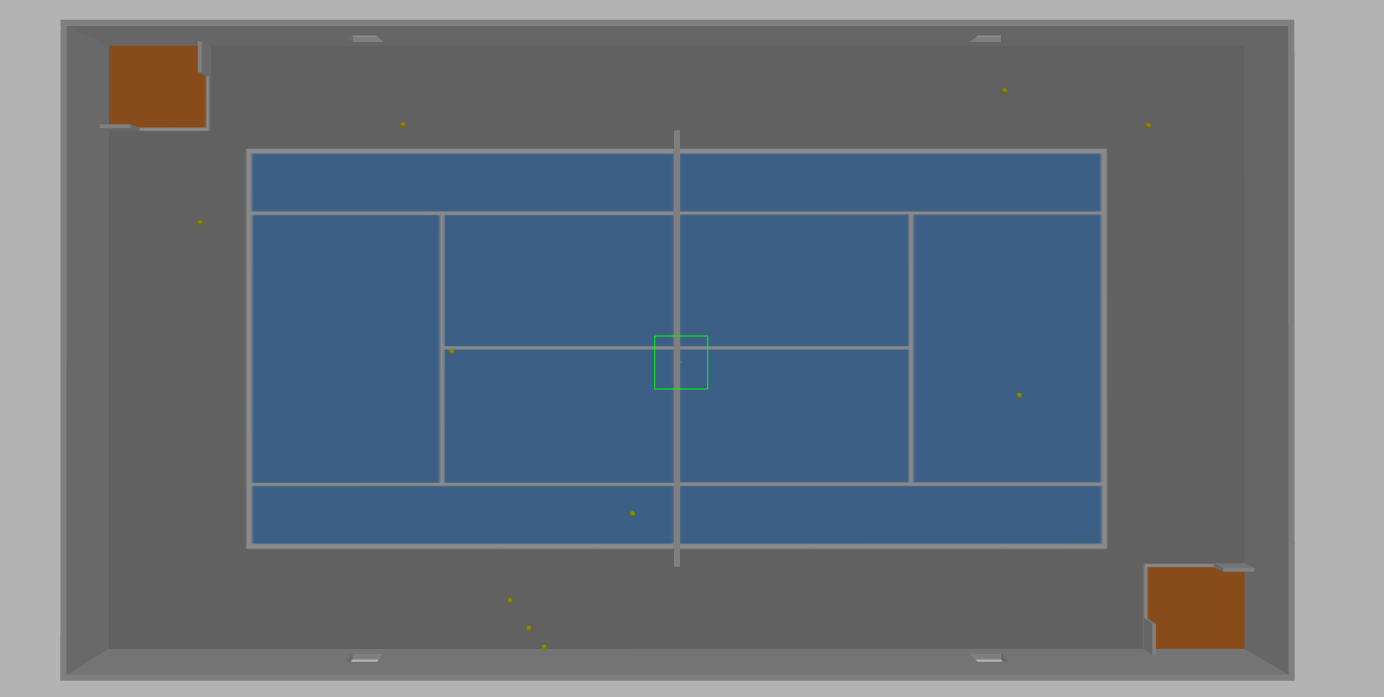
#> input picture ressources/balls.png, 1384 x 697 px
$ python chemin_optimal.py
#> lines starting #> are read from the running program, lines starting #| are printed output that depends on the picture; after the words box and inside, x2 and y2 are one past the last pixel; in counts of white or black regions, pixels touching at a corner belong together
### tennis_ball_detector/tennis_ball_detector/detection.py
import cv2
import imutils

def frame_to_center(x, y, L, H):

	x_c = round((x/(L/2) - 1), 3)

	y_c = round((-y/(H/2) + 1), 3)

	return x_c, y_c

# [19 lines left out: functions frame_back, draw_boxes_from_center_coord, draw_boxes, not called in this run]

def detect(image, rgb_filter):

	"""
	return image filtered and list of objets coordinates and sizes (x,y,w,h)

	"""

	nb_min_points_contours = 3

	mask = cv2.GaussianBlur(image, (3,3), 0)

	mask = cv2.cvtColor(mask, cv2.COLOR_BGR2RGB)

	mask = cv2.inRange(mask, rgb_filter[:3], rgb_filter[3:])

	cnts = cv2.findContours(mask.copy(), cv2.RETR_EXTERNAL, cv2.CHAIN_APPROX_SIMPLE)
	cnts = imutils.grab_contours(cnts)

	objects = []

	if len(cnts) > 0 :

		for cnt in cnts :

			if len(cnt) > nb_min_points_contours:

				x, y, w, h = cv2.boundingRect(cnt)

				x_center, y_center = frame_to_center(x, y, mask.shape[1], mask.shape[0])

				objects.append((x_center, y_center, round(w/(mask.shape[1]/2),4), round(h/(mask.shape[0]/2),4)))

	return mask, objects


def detect_balls(image, rgb_filter = (81, 102, 0, 148, 147, 60)): # (0, 90, 0, 255, 255, 50)
	return detect(image, rgb_filter)


def detect_zones(image, rgb_filter = (0, 0, 0, 255, 100, 50)):
	return detect(image, rgb_filter)


def show_img(name, img, device = "Ubuntu"):

	cv2.namedWindow(name, cv2.WINDOW_NORMAL)
	if device != "Windows":
		cv2.resizeWindow(name, 1000, 800)
	cv2.imshow(name, img)


# [20 lines that do not run on import are left out]

### ressources/chemin_optimal.py
import random
import matplotlib.pyplot as plt
from detection import *
import time

import time


def longueur (x,y, ordre):
    i = ordre[-1]
    x0,y0 = x[i], y[i]
    d = 0
    for o in ordre:
        x1,y1 = x[o], y[o]
        d += (x0-x1)**2 + (y0-y1)**2
        x0,y0 = x1,y1
    return d

def permutation_rnd(x,y,ordre,miniter):
    d  = longueur(x,y,ordre)
    d0 = d+1
    it = 1
    while d < d0 or it < miniter :
        it += 1
        d0 = d
        for i in range(1,len(ordre)-1) :
            for j in range(i+2,len(ordre)+ 1):
                k = random.randint(1,len(ordre)-1)
                l = random.randint(k+1,len(ordre))
                r = ordre[k:l].copy()
                r.reverse()
                ordre2 = ordre[:k] + r + ordre[l:]
                t = longueur(x,y,ordre2)
                if t < d :
                    d = t
                    ordre = ordre2
    return ordre

def n_permutation(x,y, miniter):
    ordre = list(range(len(x)))
    bordre = ordre.copy()
    d0 = longueur(x,y,ordre)
    for i in range(0,20):

        #print("iteration",i, "d=",d0)

        random.shuffle(ordre)
        ordre = permutation_rnd (x,y,ordre, 20)
        d = longueur(x,y,ordre)
        if d < d0 :
            d0 = d
            bordre = ordre.copy()
    return bordre


if __name__ == "__main__":
    image_name = 'balls.png'
    img = cv2.imread(image_name)
#> img is the input picture: shape (697, 1384, 3); mean B, G, R 123.3, 111.7, 101

    ball_img, balls = detect_balls(img)
#> in detect, `mask = cv2.inRange(mask, rgb_filter[:3], rgb_filter[3:])`:
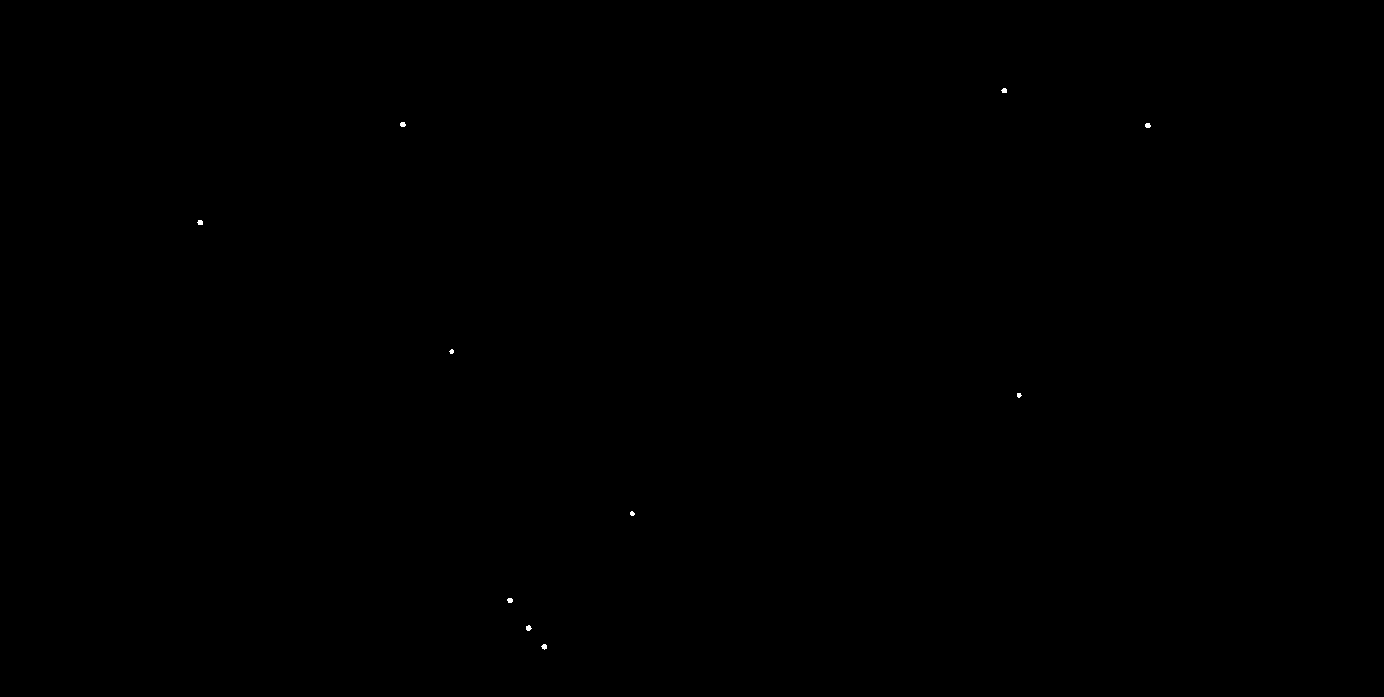
#> mask: shape (697, 1384); 0.02% white; 10 white regions (3 under 20 px), largest, box (x1, y1, x2, y2) and area: (526, 625, 532, 631) 26, (400, 122, 406, 127) 25, (1145, 123, 1151, 128) 25
#> in detect, `cnts = cv2.findContours(mask.copy(), cv2.RETR_EXTERNAL, cv2.CHAIN_APPR..`: cnts = 10 contours, all with area under 20
#> the loop in detect, `for cnt in cnts : ` made 10 passes
#> (x, y, w, h, x_c in frame_to_center, y_c in frame_to_center, x_center, y_center) on passes 1 to 10: (541, 644, 6, 6, -0.218, -0.848, -0.218, -0.848), (526, 625, 6, 6, -0.24, -0.793, -0.24, -0.793), (507, 598, 6, 5, -0.267, -0.716, -0.267, -0.716), (630, 511, 5, 5, -0.09, -0.466, -0.09, -0.466), (1017, 393, 5, 5, 0.47, -0.128, 0.47, -0.128), (449, 349, 5, 5, -0.351, -0.001, -0.351, -0.001), (197, 220, 6, 5, -0.715, 0.369, -0.715, 0.369), (1145, 123, 6, 5, 0.655, 0.647, 0.655, 0.647), (400, 122, 6, 5, -0.422, 0.65, -0.422, 0.65), (1001, 88, 6, 5, 0.447, 0.747, 0.447, 0.747)
#> after the loop in detect, `for cnt in cnts :`: objects = 10 items, first 6: (-0.218, -0.848, 0.0087, 0.0172), (-0.24, -0.793, 0.0087, 0.0172), (-0.267, -0.716, 0.0087, 0.0143), (-0.09, -0.466, 0.0072, 0.0143), (0.47, -0.128, 0.0072, 0.0143), (-0.351, -0.001, 0.0072, 0.0143)
#> balls has the same summary as objects in detect

    zone_img, zones = detect_zones(img)
#> call 2 of detect, with rgb_filter = (0, 0, 0, 255, 100, 50)
#> in detect (call 2), `mask = cv2.inRange(mask, rgb_filter[:3], rgb_filter[3:])`:
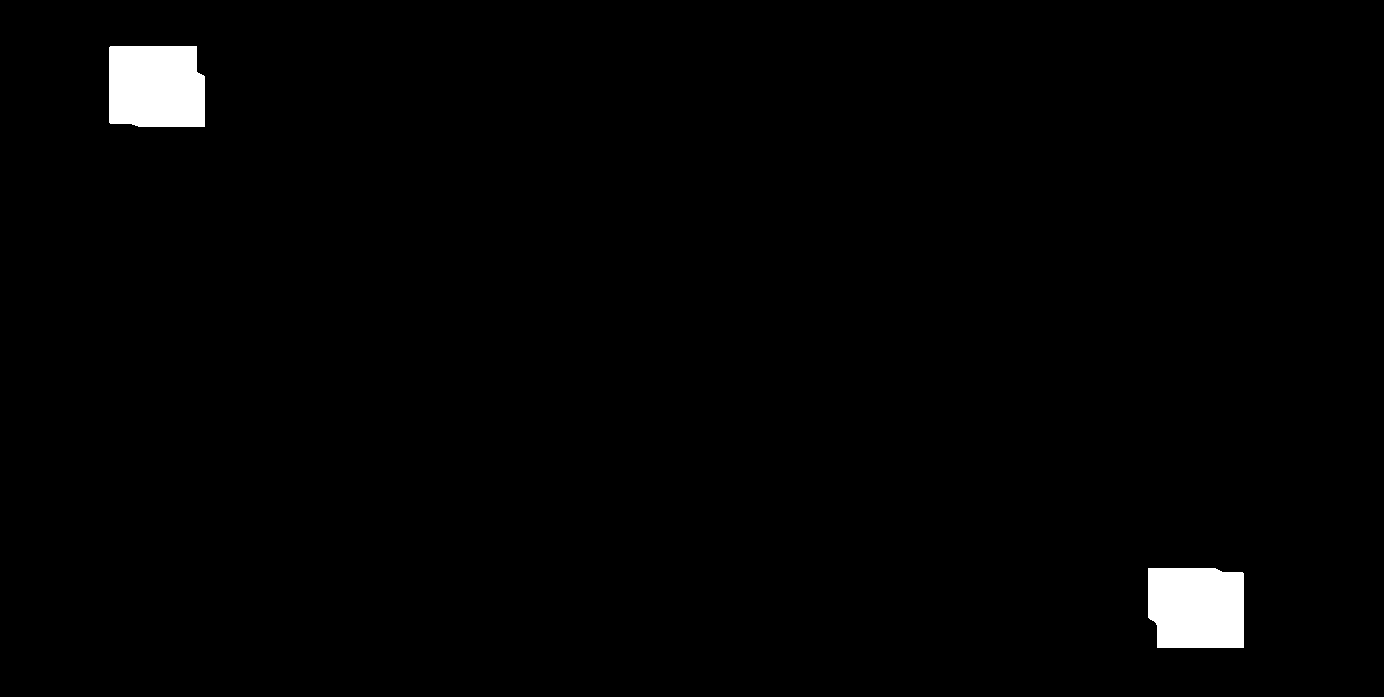
#> mask: shape (697, 1384); 1.5% white; 2 white regions
#> in detect (call 2), `cnts = cv2.findContours(mask.copy(), cv2.RETR_EXTERNAL, cv2.CHAIN_APPR..`: cnts = 2 contours; box (x1, y1, x2, y2) and area: (109, 46, 205, 127) 7301, (1148, 568, 1244, 648) 7167
#> the loop in detect (call 2), `for cnt in cnts : ` made 2 passes
#> (x, y, w, h, x_c in frame_to_center, y_c in frame_to_center, x_center, y_center) on passes 1 to 2: (1148, 568, 96, 80, 0.659, -0.63, 0.659, -0.63), (109, 46, 96, 81, -0.842, 0.868, -0.842, 0.868)
#> after the loop in detect (call 2), `for cnt in cnts :`: objects = [(0.659, -0.63, 0.139, 0.23), (-0.842, 0.868, 0.139, 0.232)]
#> zones has the same summary as objects in detect

    n = 30
    #x = [ random.random() for _ in range(n) ]
    #y = [ random.random() for _ in range(n) ]

    #plt.plot(x,y,"o")


    i = 0
    #x = [-1, 1]
    #y = [1, -1]
    x_l = [0, 0, -1]
    y_l = [1, -1, 1]
    x_r = [0, 0, 1]
    y_r = [1, -1, -1]
    for l in balls:
        if l[0] < 0:
            x_l.append(l[0])
            y_l.append(l[1])
        else:
            x_r.append(l[0])
            y_r.append(l[1])
#> this loop made 10 passes
#> l on passes 1 to 10: (-0.218, -0.848, 0.0087, 0.0172), (-0.24, -0.793, 0.0087, 0.0172), (-0.267, -0.716, 0.0087, 0.0143), (-0.09, -0.466, 0.0072, 0.0143), (0.47, -0.128, 0.0072, 0.0143), (-0.351, -0.001, 0.0072, 0.0143), (-0.715, 0.369, 0.0087, 0.0143), (0.655, 0.647, 0.0087, 0.0143), (-0.422, 0.65, 0.0087, 0.0143), (0.447, 0.747, 0.0087, 0.0143)
#> after the loop, x_l = [0, 0, -1, -0.218, -0.24, -0.267, -0.09, -0.351, -0.715, -0.422]; x_r = [0, 0, 1, 0.47, 0.655, 0.447]; y_l = [1, -1, 1, -0.848, -0.793, -0.716, -0.466, -0.001, 0.369, 0.65]; y_r = [1, -1, -1, -0.128, 0.647, 0.747]
    for _ in range(5):

        for t in ["l", "r"]:
            if t == "l":
                x = x_l
                y = y_l
            else:
                x = x_r
                y = y_r
            n = len(x)
            ordre = list(range(len(x)))

            ordre = n_permutation (x,y, 20)
            xo = [ x[o] for o in ordre + [ordre[0]]]
            yo = [ y[o] for o in ordre + [ordre[0]]]

            ind = (ordre.index(0)+1)%(n+1)
            pos_x, pos_y  = xo[ind], yo[ind]
            #print(pos_x, pos_y)

            #plt.figure(i)
            plt.plot(xo,yo, "bo-")
            #plt.plot(pos_x, pos_y, "ro")

            x = [xo[k] for k in range(len(xo)) if k!=ind]
            y = [yo[k] for k in range(len(xo)) if k!=ind]
            i+=1

        plt.pause(1)
        plt.clf()
#> this loop made 5 passes
#> pass 1, `plt.pause(1)`:
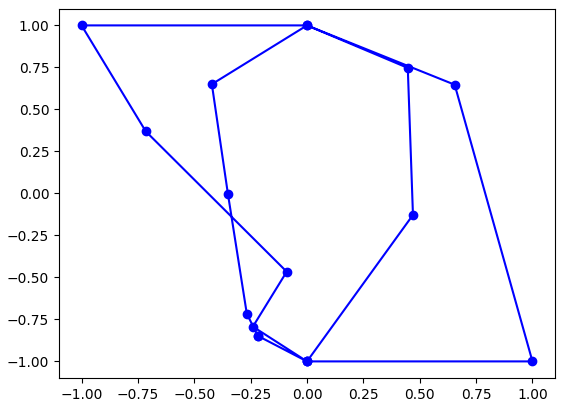
#> figure drawn by matplotlib, 1 panel
#> after the loop, i = 10


    while True:
        show_img("Balls", ball_img)
        show_img("Zones", zone_img)
        show_img("Origin", img)
        if cv2.waitKey(1) & 0xFF is ord('q'):
#> (key q is pressed here)
            cv2.destroyAllWindows()
        break

    plt.show()
